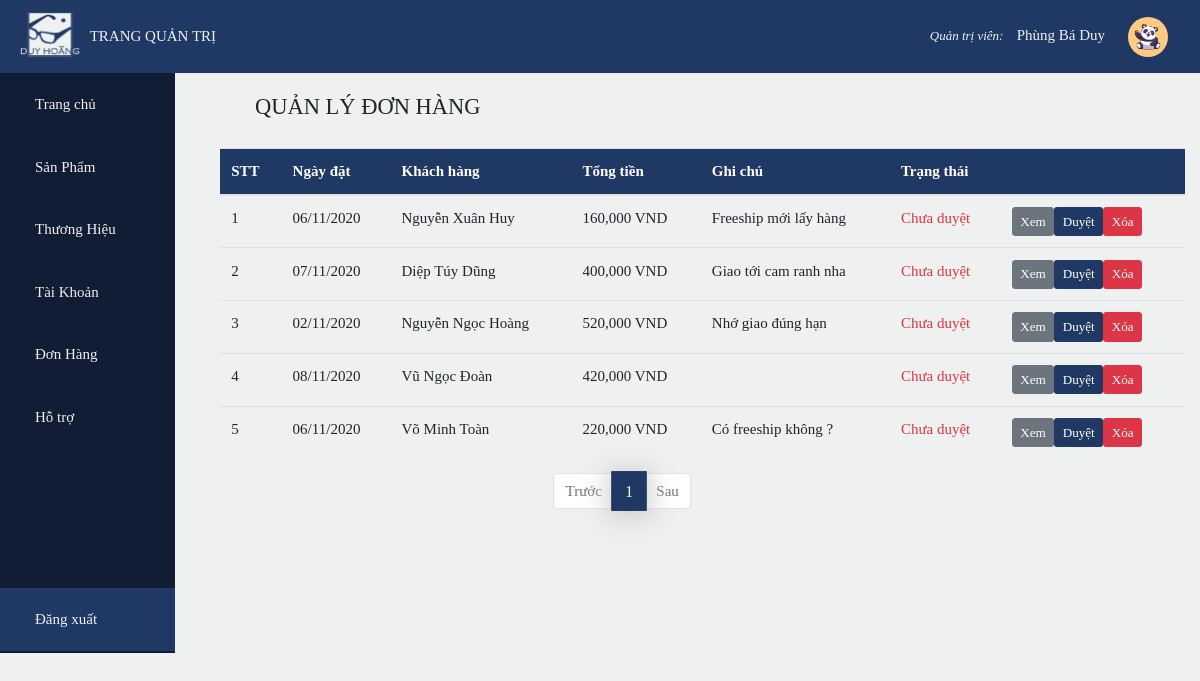
Page /admin/index.php?page=o&pg=1 (signed in) on the earlier database version.
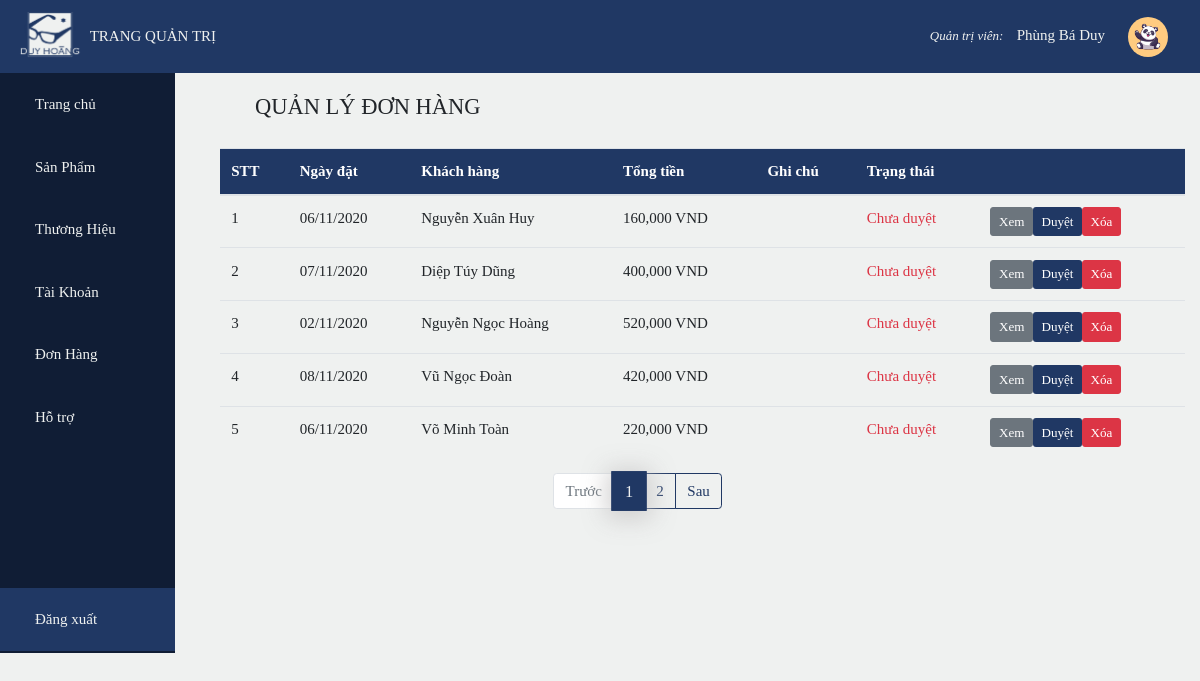
Same page on the later database version.
### tables this page shows
CREATE TABLE `account` (
  `id` int(11) NOT NULL,
  `name` varchar(50) DEFAULT NULL,
  `username` varchar(50) DEFAULT NULL,
  `password` varchar(50) DEFAULT NULL,
  `admin` bit(1) DEFAULT NULL,
  `phone` varchar(20) DEFAULT NULL,
  `address` varchar(255) DEFAULT NULL,
  `image` varchar(50) DEFAULT 'avatar.png'
);

CREATE TABLE `bills` (
  `id` int(10) UNSIGNED NOT NULL,
  `id_customer` int(11) DEFAULT NULL,
  `date_order` date DEFAULT NULL,
  `total` float DEFAULT NULL,
  `status` bit(1) DEFAULT b'0'
);

### admin/bills/bills.php (the view, shortened to what this page needs)
<?php
    require_once('../db_config/db_connect.php');
    $sql_qty = 'select count(id) as qty from bills';
    $result_qty = mysqli_query($conn,$sql_qty);
    $row = mysqli_fetch_array($result_qty);
    $total_Product = $row['qty'];
    $product_perPage = 5;
    $total_Page = ceil($total_Product / $product_perPage);
    if(isset($_GET['pg']))
        $current_Page = $_GET['pg'];
    $index = ($current_Page - 1)*$product_perPage;
    $sql = 'Select * from account join bills
            on account.id = bills.id_customer limit '.$index.', '.$product_perPage.'';
    $result = mysqli_query($conn,$sql);
?>
<div class="container detail">
    <div class="top">
        <h4 class="text-color"><i class="fas fa-box-open"></i>QUẢN LÝ ĐƠN HÀNG</h4>
    </div>
    <table class="table table-hover">
        <thead class="bg-color text-white">
            <tr>
                <th>STT</th>
                <th>Ngày đặt</th>
                <th>Khách hàng</th>
                <th>Tổng tiền</th>
                <th>Ghi chú</th>
                <th>Trạng thái</th>
                <th colspan="2"></th>
            </tr>
        </thead>
        <tbody>
            <?php
                $i = 1;
                while($row = mysqli_fetch_array($result))
                {
                    echo '
                    <tr>
                        <td>'.$i++.'</td>
                        <td>'.date('d/m/Y',strtotime($row['date_order'])).'</td>
                        <td>'.$row['name'].'</td>
                        <td>'.number_format($row['total']).' VND</td>
                        <td>'.$row['note'].'</td>';
                        if($row['status']==1)
                            echo'<td class="text-success">Đã duyệt</td>';
                        else echo '<td class="text-danger">Chưa duyệt</td>';
                        echo '
                        <td>
                            <a class="btn btn-sm btn-secondary" href="index.php?page=od&id='.$row['id'].'&pg=1">Xem</a>';
                            if($row['status']==1)
                                echo'<a class="btn btn-sm btn-dark" href="bills/checkstt.php?id='.$row['id'].'&stt=1">Hủy</a>';
                            else echo '<a class="btn btn-sm btn-color" href="bills/checkstt.php?id='.$row['id'].'&stt=0">Duyệt</a>';
                        echo '<a class="btn btn-sm btn-danger" href="#">Xóa</a>
                        </td>
                    </tr>';
                }
            ?>
        </tbody>
    </table>
</div>
<ul class="pagination mx-auto" style="width: 30%">
        <?php
            if($_GET['pg']>1)
                echo '
                <li class="page-item">
                    <a class="page-link" href="?page=o&pg='.($_GET['pg']-1).'">Trước</a>
                </li>';
            else echo '
                <li class="page-item disabled">
                    <a class="page-link" href="#">Trước</a>
                </li>';
            for($i=1;$i<=$total_Page;$i++)
            {
                if($i==$_GET['pg'])
                echo '
                <li class="page-item active">
                    <a class="page-link" href="?page=o&pg='.$i.'">'.$i.'<span class="sr-only">(current)</span></a>
                </li>';
                else echo '<li class="page-item"><a class="page-link" href="?page=o&pg='.$i.'">'.$i.'</a></li>';
            }
            if($_GET['pg']<$total_Page)
                echo '
                <li class="page-item">
                    <a class="page-link" href="?page=o&pg='.($_GET['pg']+1).'">Sau</a>
                </li>';
            else echo '
                <li class="page-item disabled">
                    <a class="page-link" href="#">Sau</a>
                </li>';
        ?>
</ul>

Differences in the rows shown:
changed through a linked row, account "Nguyễn Xuân Huy": bills.note "Freeship mới lấy hàng" → (not shown)
changed through a linked row, account "Diệp Túy Dũng": bills.note "Giao tới cam ranh nha" → (not shown)
changed through a linked row, account "Nguyễn Ngọc Hoàng": bills.note "Nhớ giao đúng hạn" → (not shown)
changed through a linked row, account "Võ Minh Toàn": bills.note "Có freeship không ?" → (not shown)
Other differences:
new list line: "2"
